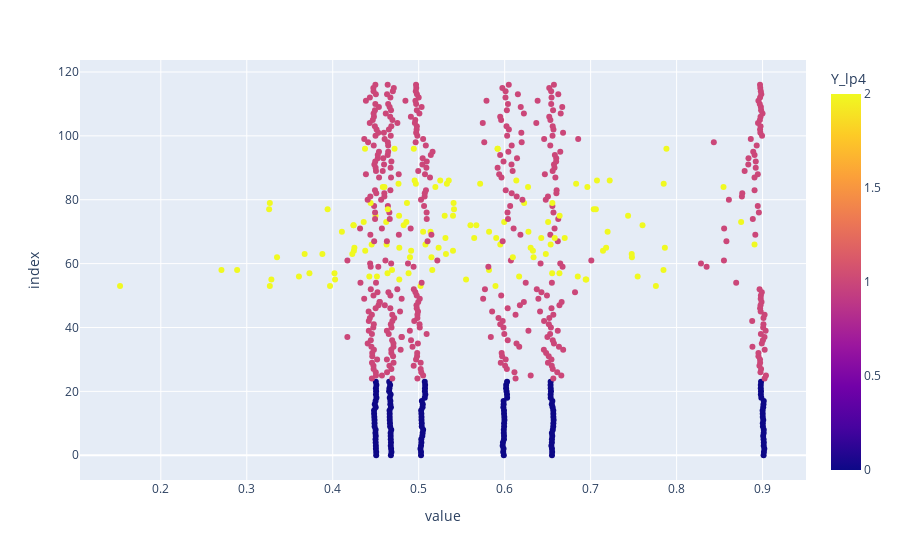

Notebook cell for this chart:
### Code cell
plty.scatter(X_lp4_df, x = ["Fx_lp4", "Fy_lp4", "Fz_lp4", "Tx_lp4", "Ty_lp4", "Tz_lp4"],   color= "Y_lp4")

### Figure 1 — Plotly figure (JSON) as saved in the notebook; plotly's stock layout.template omitted (floating-point values rounded to 4 significant figures; data arrays with more than 128 entries replaced by an {"elided": "..."} marker saying what was removed)
{"data": [{"hovertemplate": "value=%{x}<br>index=%{y}<br>Y_lp4=%{marker.color}<extra></extra>", "legendgroup": "", "marker": {"color": {"elided": "702 int values"}, "coloraxis": "coloraxis", "symbol": "circle"}, "mode": "markers", "name": "", "orientation": "h", "showlegend": false, "type": "scatter", "x": {"elided": "702 float values"}, "xaxis": "x", "y": {"elided": "702 int values"}, "yaxis": "y"}], "layout": {"coloraxis": {"colorbar": {"title": {"text": "Y_lp4"}}, "colorscale": [[0, "#0d0887"], [0.1111, "#46039f"], [0.2222, "#7201a8"], [0.3333, "#9c179e"], [0.4444, "#bd3786"], [0.5556, "#d8576b"], [0.6667, "#ed7953"], [0.7778, "#fb9f3a"], [0.8889, "#fdca26"], [1, "#f0f921"]]}, "legend": {"tracegroupgap": 0}, "margin": {"t": 60}, "xaxis": {"anchor": "y", "domain": [0, 1], "title": {"text": "value"}}, "yaxis": {"anchor": "x", "domain": [0, 1], "title": {"text": "index"}}}}
